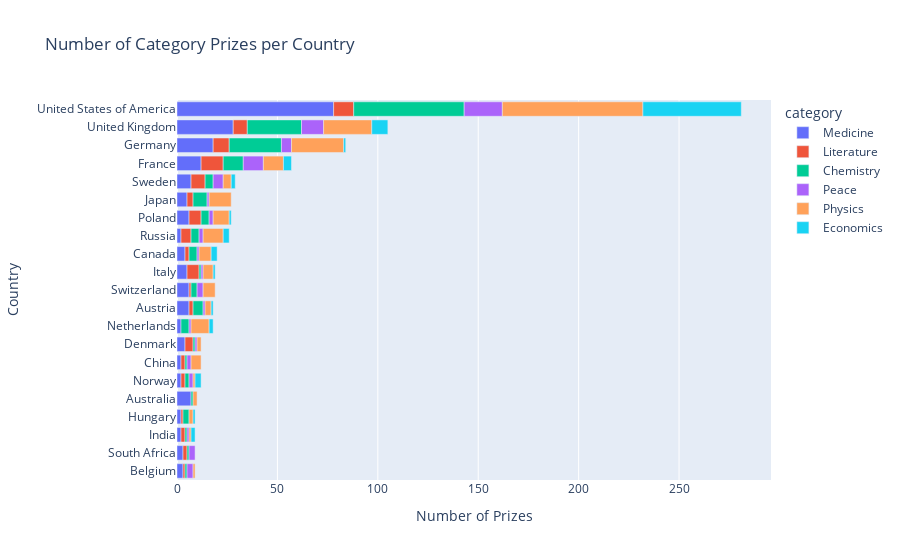

The notebook cell saved with this chart:
### Markdown cell above
# In Which Categories are the Different Countries Winning Prizes? 

**Challenge**: See if you can divide up the plotly bar chart you created above to show the which categories made up the total number of prizes. Here's what you're aiming for:

<img src=https://i.imgur.com/iGaIKCL.png>

* In which category are Germany and Japan the weakest compared to the United States?
* In which category does Germany have more prizes than the UK?
* In which categories does France have more prizes than Germany?
* Which category makes up most of Australia's nobel prizes?
* Which category makes up half of the prizes in the Netherlands?
* Does the United States have more prizes in Economics than all of France? What about in Physics or Medicine?


The hard part is preparing the data for this chart! 


*Hint*: Take a two-step approach. The first step is grouping the data by country and category. Then you can create a DataFrame that looks something like this:

<img src=https://i.imgur.com/VKjzKa1.png width=450>

### Code cell
# Solution #1
df_prize_data = df_data.groupby(by=['birth_country_current', 'category'], as_index=False).agg({'prize': pd.Series.count})

total_prizes = []
for index, row in df_prize_data.iterrows():
    total_prizes.append(df_prize_data.query('birth_country_current == @row.birth_country_current').agg({'prize': pd.Series.sum}).values[0])

df_prize_data['total_prize'] = total_prizes

df_prize_data.sort_values(by='total_prize', ascending=False, inplace=True)

country_prize_cat = px.bar(
    title='Number of Category Prizes per Country',
    data_frame=df_prize_data.query('total_prize >= 9'),
    x='prize',
    y='birth_country_current',
    color='category',
    orientation='h',
    hover_name='category'
)

country_prize_cat.update_layout(
    xaxis={
        'title': 'Number of Prizes'
    },
    yaxis={
        'title': 'Country',
        'categoryorder': 'total ascending',
        'tickmode': 'linear'
    },
)

country_prize_cat.show()

### Figure 1 — Plotly figure (JSON) as saved in the notebook; plotly's stock layout.template omitted (floating-point values rounded to 4 significant figures)
{"data": [{"alignmentgroup": "True", "hovertemplate": "<b>%{hovertext}</b><br><br>category=Medicine<br>prize=%{x}<br>birth_country_current=%{y}<extra></extra>", "hovertext": ["Medicine", "Medicine", "Medicine", "Medicine", "Medicine", "Medicine", "Medicine", "Medicine", "Medicine", "Medicine", "Medicine", "Medicine", "Medicine", "Medicine", "Medicine", "Medicine", "Medicine", "Medicine", "Medicine", "Medicine", "Medicine"], "legendgroup": "Medicine", "marker": {"color": "#636efa", "pattern": {"shape": ""}}, "name": "Medicine", "offsetgroup": "Medicine", "orientation": "h", "showlegend": true, "textposition": "auto", "type": "bar", "x": [78, 28, 18, 12, 7, 6, 5, 2, 4, 6, 5, 2, 6, 2, 2, 4, 7, 3, 3, 2, 2], "xaxis": "x", "y": ["United States of America", "United Kingdom", "Germany", "France", "Sweden", "Poland", "Japan", "Russia", "Canada", "Switzerland", "Italy", "Netherlands", "Austria", "Norway", "China", "Denmark", "Australia", "Belgium", "South Africa", "India", "Hungary"], "yaxis": "y"}, {"alignmentgroup": "True", "hovertemplate": "<b>%{hovertext}</b><br><br>category=Literature<br>prize=%{x}<br>birth_country_current=%{y}<extra></extra>", "hovertext": ["Literature", "Literature", "Literature", "Literature", "Literature", "Literature", "Literature", "Literature", "Literature", "Literature", "Literature", "Literature", "Literature", "Literature", "Literature", "Literature", "Literature", "Literature", "Literature"], "legendgroup": "Literature", "marker": {"color": "#EF553B", "pattern": {"shape": ""}}, "name": "Literature", "offsetgroup": "Literature", "orientation": "h", "showlegend": true, "textposition": "auto", "type": "bar", "x": [10, 7, 8, 11, 7, 6, 3, 5, 2, 1, 6, 2, 2, 2, 4, 2, 1, 1, 2], "xaxis": "x", "y": ["United States of America", "United Kingdom", "Germany", "France", "Sweden", "Poland", "Japan", "Russia", "Canada", "Switzerland", "Italy", "Austria", "China", "Norway", "Denmark", "South Africa", "Belgium", "Hungary", "India"], "yaxis": "y"}, {"alignmentgroup": "True", "hovertemplate": "<b>%{hovertext}</b><br><br>category=Chemistry<br>prize=%{x}<br>birth_country_current=%{y}<extra></extra>", "hovertext": ["Chemistry", "Chemistry", "Chemistry", "Chemistry", "Chemistry", "Chemistry", "Chemistry", "Chemistry", "Chemistry", "Chemistry", "Chemistry", "Chemistry", "Chemistry", "Chemistry", "Chemistry", "Chemistry", "Chemistry", "Chemistry", "Chemistry", "Chemistry", "Chemistry"], "legendgroup": "Chemistry", "marker": {"color": "#00cc96", "pattern": {"shape": ""}}, "name": "Chemistry", "offsetgroup": "Chemistry", "orientation": "h", "showlegend": true, "textposition": "auto", "type": "bar", "x": [55, 27, 26, 10, 4, 4, 7, 4, 4, 3, 1, 4, 5, 2, 1, 1, 1, 1, 1, 1, 3], "xaxis": "x", "y": ["United States of America", "United Kingdom", "Germany", "France", "Sweden", "Poland", "Japan", "Russia", "Canada", "Switzerland", "Italy", "Netherlands", "Austria", "Norway", "China", "Denmark", "Australia", "Belgium", "South Africa", "India", "Hungary"], "yaxis": "y"}, {"alignmentgroup": "True", "hovertemplate": "<b>%{hovertext}</b><br><br>category=Peace<br>prize=%{x}<br>birth_country_current=%{y}<extra></extra>", "hovertext": ["Peace", "Peace", "Peace", "Peace", "Peace", "Peace", "Peace", "Peace", "Peace", "Peace", "Peace", "Peace", "Peace", "Peace", "Peace", "Peace", "Peace", "Peace", "Peace"], "legendgroup": "Peace", "marker": {"color": "#ab63fa", "pattern": {"shape": ""}}, "name": "Peace", "offsetgroup": "Peace", "orientation": "h", "showlegend": true, "textposition": "auto", "type": "bar", "x": [19, 11, 5, 10, 5, 2, 1, 2, 1, 1, 3, 1, 1, 2, 1, 2, 3, 3, 1], "xaxis": "x", "y": ["United States of America", "United Kingdom", "Germany", "France", "Sweden", "Poland", "Japan", "Russia", "Canada", "Italy", "Switzerland", "Austria", "Netherlands", "Norway", "Denmark", "China", "South Africa", "Belgium", "India"], "yaxis": "y"}, {"alignmentgroup": "True", "hovertemplate": "<b>%{hovertext}</b><br><br>category=Physics<br>prize=%{x}<br>birth_country_current=%{y}<extra></extra>", "hovertext": ["Physics", "Physics", "Physics", "Physics", "Physics", "Physics", "Physics", "Physics", "Physics", "Physics", "Physics", "Physics", "Physics", "Physics", "Physics", "Physics", "Physics", "Physics", "Physics", "Physics"], "legendgroup": "Physics", "marker": {"color": "#FFA15A", "pattern": {"shape": ""}}, "name": "Physics", "offsetgroup": "Physics", "orientation": "h", "showlegend": true, "textposition": "auto", "type": "bar", "x": [70, 24, 26, 10, 4, 8, 11, 10, 6, 6, 5, 3, 9, 2, 1, 5, 2, 1, 2, 1], "xaxis": "x", "y": ["United States of America", "United Kingdom", "Germany", "France", "Sweden", "Poland", "Japan", "Russia", "Canada", "Switzerland", "Italy", "Austria", "Netherlands", "Denmark", "Norway", "China", "Australia", "Belgium", "Hungary", "India"], "yaxis": "y"}, {"alignmentgroup": "True", "hovertemplate": "<b>%{hovertext}</b><br><br>category=Economics<br>prize=%{x}<br>birth_country_current=%{y}<extra></extra>", "hovertext": ["Economics", "Economics", "Economics", "Economics", "Economics", "Economics", "Economics", "Economics", "Economics", "Economics", "Economics", "Economics", "Economics", "Economics"], "legendgroup": "Economics", "marker": {"color": "#19d3f3", "pattern": {"shape": ""}}, "name": "Economics", "offsetgroup": "Economics", "orientation": "h", "showlegend": true, "textposition": "auto", "type": "bar", "x": [49, 8, 1, 4, 2, 1, 3, 3, 1, 2, 1, 3, 1, 2], "xaxis": "x", "y": ["United States of America", "United Kingdom", "Germany", "France", "Sweden", "Poland", "Russia", "Canada", "Italy", "Netherlands", "Austria", "Norway", "Hungary", "India"], "yaxis": "y"}], "layout": {"barmode": "relative", "legend": {"title": {"text": "category"}, "tracegroupgap": 0}, "title": {"text": "Number of Category Prizes per Country"}, "xaxis": {"anchor": "y", "domain": [0, 1], "title": {"text": "Number of Prizes"}}, "yaxis": {"anchor": "x", "categoryorder": "total ascending", "domain": [0, 1], "tickmode": "linear", "title": {"text": "Country"}}}}
